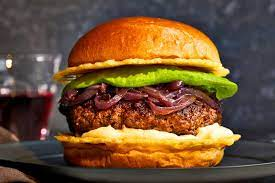
#> input picture convolution_nn/images valid/burger1.jpeg, 275 x 183 px, found by its file name; its folder holds 4 pictures in this run
$ python resizer.py
#> lines starting #> are read from the running program, lines starting #| are printed output that depends on the picture
from PIL import Image
import os

# Set the desired image size
desired_size = (256, 256)

# Set the path to the images directory
images_dir = r'C:\Users\Personal\Documents\projects\KICS Second Project\convolution_nn\images valid'

# Set the path to the resized images directory
resized_images_dir = r'C:\Users\Personal\Documents\projects\KICS Second Project\convolution_nn\resized_images'

# Create the resized images directory if it doesn't exist
if not os.path.exists(resized_images_dir):
    os.makedirs(resized_images_dir)

# Loop through all images in the directory
for filename in os.listdir(images_dir):
    # Open the image file
    img = Image.open(os.path.join(images_dir, filename))
#> img is the input picture: PIL image 275x183 RGB; mean R, G, B 110.7, 81.6, 53.8

    # Resize the image
    img = img.resize(desired_size)
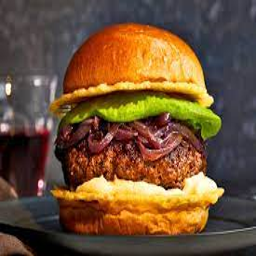
#> img: PIL image 256x256 RGB; mean R, G, B 110.6, 81.6, 53.8

    # Save the resized image
    img.save(os.path.join(resized_images_dir, filename))
#> pass 2 of the loop `for filename in os.listdir(images_dir):`:
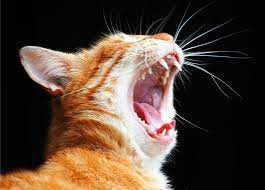
#> input picture convolution_nn/images valid/cat1.jpeg, 265 x 190 px, found by its file name
#> img is the input picture: PIL image 265x190 RGB; mean R, G, B 84.9, 66.5, 53.8
#> `img = img.resize(desired_size)`:
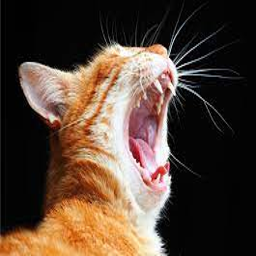
#> img: PIL image 256x256 RGB; mean R, G, B 84.9, 66.6, 53.8
#> pass 3 of the loop `for filename in os.listdir(images_dir):`:
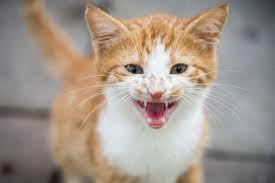
#> input picture convolution_nn/images valid/cat2.jpeg, 275 x 183 px, found by its file name
#> img is the input picture: PIL image 275x183 RGB; mean R, G, B 163, 150.2, 139.4
#> `img = img.resize(desired_size)`:
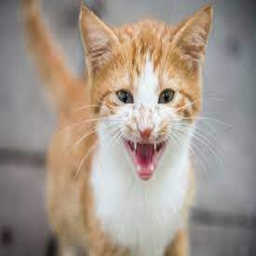
#> img: PIL image 256x256 RGB; mean R, G, B 163, 150.2, 139.4
#> the loop made 4 passes; the first 3 are shown
